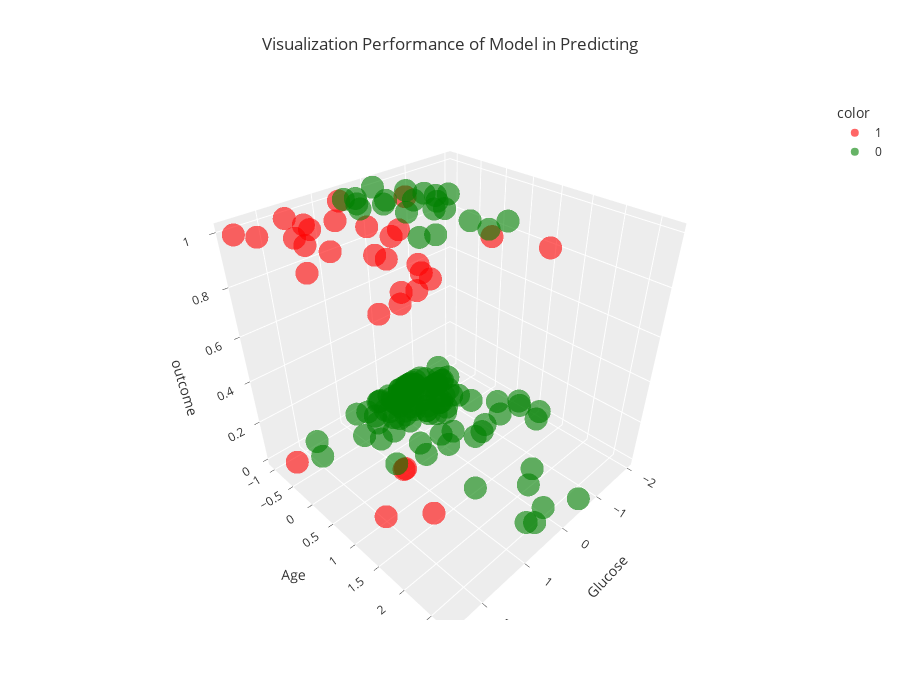
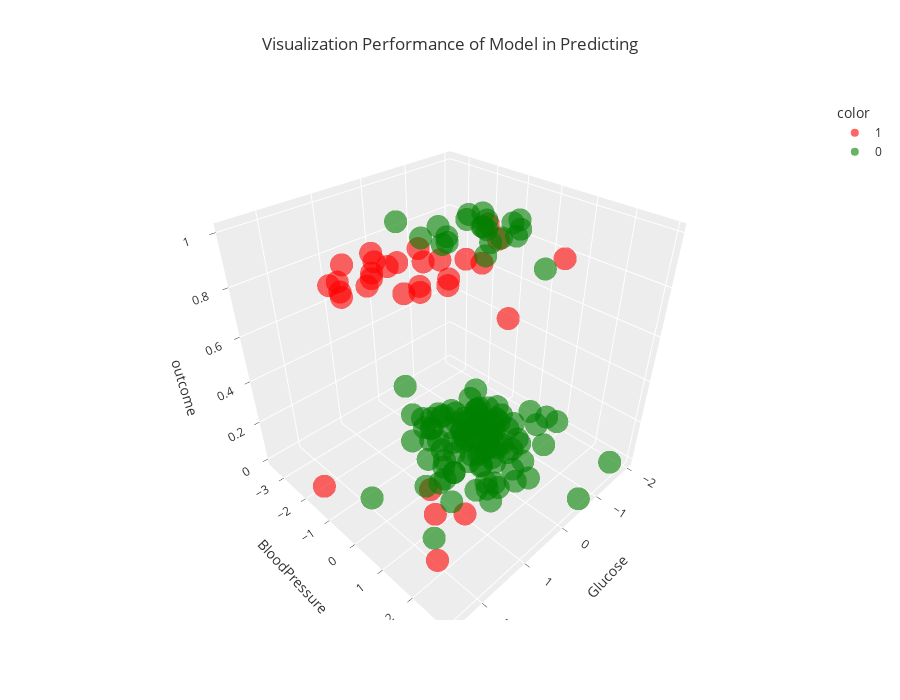
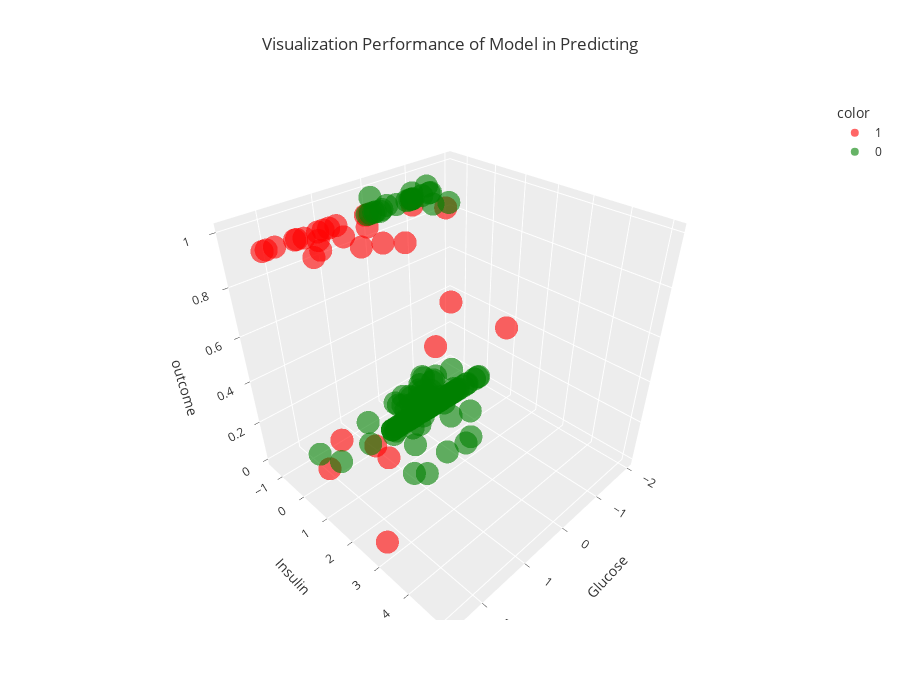
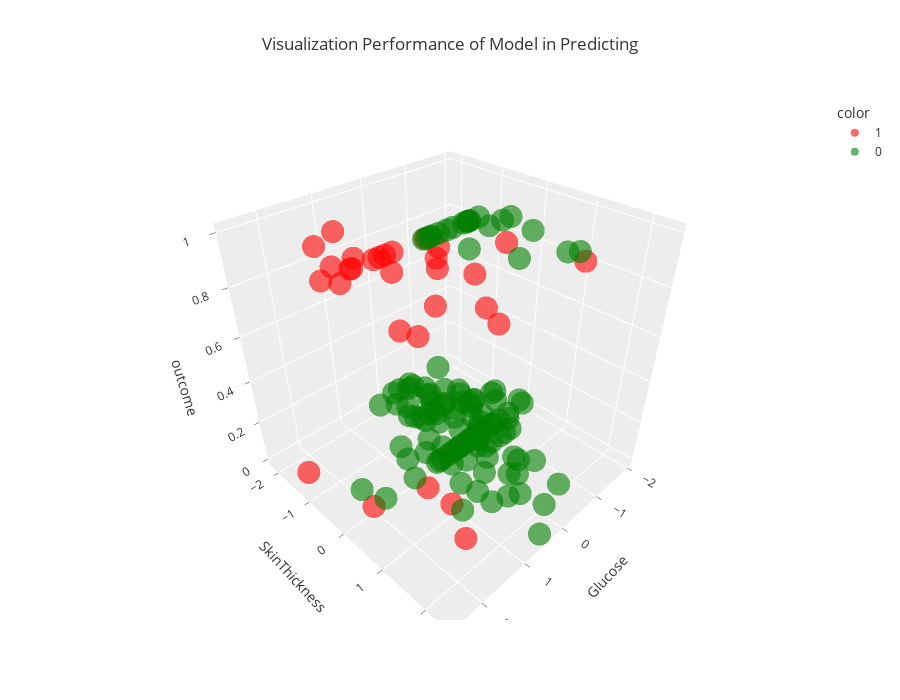

Notebook cell for these charts, in order:
### Markdown cell above
# 6. Visualization Final Model

### Code cell
%matplotlib inline
x_train, x_test, y_train, y_test = train_test_split(x, y, test_size=0.2, random_state=0)
x_test.insert(9,'outcome', y_test)
cols = ['Age','BloodPressure','Insulin','SkinThickness','DiabetesPedigreeFunction','Pregnancies','BMI']
for col in cols:

    fig = px.scatter_3d(
        data_frame= x_test,
        x=x_test.Glucose,
        y=x_test[col],
        z=x_test.outcome,
        color=model.predict(x_test.drop('outcome', axis=1)).astype(str),
        color_discrete_sequence={0:'red', 1:'green'},
        template='ggplot2',
        hover_name='Age',
        # hover_data=
        opacity=0.6,
        # symbol='Transmission',
        # symbol_map=
        # log_x=True,
        # log_z=True,
        height=700,
        title=f'Visualization Performance of Model in Predicting')

    pio.show(fig)
